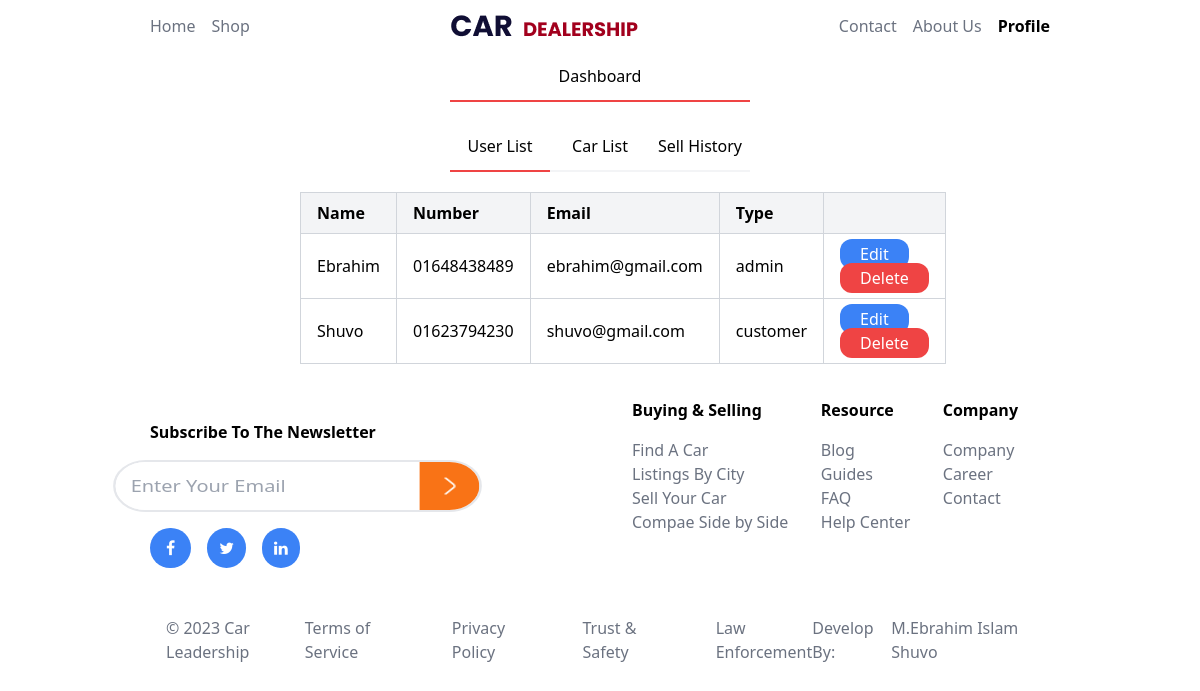
The app's page /admin.php with its own data.
### tables this page shows
CREATE TABLE `user` (
  `name` varchar(50) DEFAULT NULL,
  `number` varchar(20) DEFAULT NULL,
  `email` varchar(50) DEFAULT NULL,
  `password` varchar(32) DEFAULT NULL,
  `type` varchar(30) NOT NULL
);

### admin.php (the view, shortened to what this page needs)
<?php
    require_once("confiq\conection.php");
$sql = "SELECT name,number,email,type FROM user";
$result = $con->query($sql);
?>
<!DOCTYPE html>
<html lang="en">
<head>
    <link rel="stylesheet" href="https://cdnjs.cloudflare.com/ajax/libs/font-awesome/4.7.0/css/font-awesome.min.css">
    <script src="https://cdn.tailwindcss.com"></script>
</head>
<body>
    <div class="flex flex-col items-center text-gray-500">
        <div class="flex md:justify-between justify-center items-center w-9/12 m-auto gap-4">
            <div class="flex gap-4">
                <a href="index.php" class="hover:scale-110 hover:font-semibold hover:text-black">Home</a>
                <a href="shop.php" class="hover:scale-110 hover:font-semibold hover:text-black">Shop</a>
            </div>
            <img class="hidden md:block" src="photo/logo.png" alt="">
            <div class="flex gap-4">
                <a class="hover:scale-110 hover:font-semibold hover:text-black">Contact</a>
                <a class="hover:scale-110 hover:font-semibold hover:text-black">About Us</a>
                <a href="Customer.php" class="font-semibold text-black">Profile</a>
            </div>
        </div>
    </div>
     <div class="flex w-full pb-5 md:w-6/12 m-auto">
        <p class="text-center w-[50%] border-b-2 border-red-500 py-3 m-auto">Dashboard</p>
     </div>
    <div class="order-history-section md:w-6/12 m-auto">
        <div class="flex w-full pb-5 md:w-6/12 m-auto">
            <a href="admin.php" class="text-center w-[50%] border-b-2 border-red-500 py-3 m-auto">User List</a>
            <a href="car.php" class="text-center w-[50%] border-b-2 border-gray-100 py-3 m-auto">Car List</a>
            <a href="sell.php" class="text-center w-[50%] border-b-2 border-gray-100 py-3 m-auto">Sell History</a>
        </div>
        <table class="table-auto w-full border-collapse border border-gray-300">
            <thead class="bg-gray-100">
                <tr>
                    <th class="border border-gray-300 px-4 py-2 text-left">Name</th>
                    <th class="border border-gray-300 px-4 py-2 text-left">Number</th>
                    <th class="border border-gray-300 px-4 py-2 text-left">Email</th>
                    <th class="border border-gray-300 px-4 py-2 text-left">Type</th>
                    <th class="border border-gray-300 px-4 py-2 text-left"></th>
                </tr>
            </thead>
            <tbody>
                <?php
                    while($row = mysqli_fetch_array($result)){
                    ?>
                    <tr">
                        <td class="border border-gray-300 px-4 py-2"><?php echo $row['name']?></td>
                        <td class="border border-gray-300 px-4 py-2"><?php echo $row['number']?></td>
                        <td class="border border-gray-300 px-4 py-2"><?php echo $row['email']?></td>
                        <td class="border border-gray-300 px-4 py-2"><?php echo $row['type']?></td>
                        <td class="border border-gray-300 px-4 py-2">
                            <a class="bg-blue-500 text-white px-5  py-1 rounded-xl" href="editUserInfo.php?email=<?php echo urlencode($row['email']); ?>" class="btn btn-primary">Edit</a>
                            <a class="bg-red-500 text-white px-5  py-1 rounded-xl" href="confiq/deleteUser.php?email=<?php echo urlencode($row['email']); ?>" class="btn btn-primary">Delete</a>
                        </td>
                    <?php
                    }
                ?>
            </tbody>
        </table>
    </div>
    <div class="flex flex-col md:flex-row md:justify-between md:w-9/12 m-auto items-center">
        <div class="flex flex-col items-center md:items-start gap-4  md:mt-14 mt-7">
            <h4 class="font-semibold">Subscribe To The Newsletter</h4>
            <div class="flex scale-x-125 border-2 rounded-full">
                <input class="rounded-l-full pl-3" type="email" placeholder="Enter Your Email">
                <img class="p-3 bg-orange-500 rounded-r-full" src="photo/arrow-right-white.png" alt="">
            </div>
            <div class=" flex items-center gap-4 mb-8 md:0">
                <a href="#" class="fa fa-facebook bg-blue-500 hover:bg-blue-700 text-white py-3 px-4 rounded-full"></a>
                <a href="#" class="fa fa-twitter bg-blue-500 hover:bg-blue-700 text-white py-3 px-3 rounded-full"></a>
                <a href="#" class="fa fa-linkedin bg-blue-500 hover:bg-blue-700 text-white py-3 px-3 rounded-full"></a>
            </div>
        </div>
        <div class="flex justify-between p-8 md:p- pt-0 w-11/12 md:w-6/12 text-gray-500">
            <div class="flex flex-col gap-4">
                <h3 class="text-black font-bold">Buying & Selling</h3>
                <div class="">
                    <p>Find A Car</p>
                    <p>Listings By City</p>
                    <p>Sell Your Car</p>
                    <p>Compae Side by Side</p>
                </div>
            </div>
            <div class="flex flex-col gap-4">
                <h3 class="text-black font-bold">Resource</h3>
                <div class="">
                    <p>Blog</p>
                    <p>Guides</p>
                    <p>FAQ</p>
                    <p>Help Center</p>
                </div>
            </div>
            <div class="flex flex-col gap-4">
                <h3 class="text-black font-bold">Company</h3>
                <div class="">
                    <p>Company</p>
                    <p>Career</p>
                    <p>Contact</p>
                </div>
            </div>
        </div>
    </div>
    <div class="">
        <div class="text-gray-500 px-4 flex flex-col items-center md:flex-row md:justify-between md:w-9/12 m-auto md:p-4 ">
            <div class="">
                <p>© 2023 Car Leadership</p>
            </div>
            <div class="flex justify-between md:gap-14">
                <p>Terms of Service</p>
                <p>Privacy Policy</p>
                <p>Trust & Safety</p>
                <p>Law Enforcement</p>
            </div>
            <div class="flex gap-2">
                <p>Develop By: </p>
                <a href="https://www.facebook.com/ebrahim.islam.2003">M.Ebrahim Islam Shuvo</a>
            </div>
        </div>
    </div>
</body>
</html>

### records on screen
user: name "Ebrahim", number "01648438489", email "ebrahim@gmail.com", type "admin"
user: name "Shuvo", number "01623794230", email "shuvo@gmail.com", type "customer"
